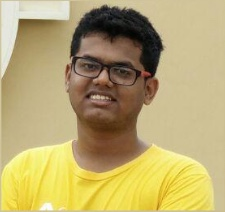
#> input picture pic.jpeg, 225 x 212 px, found by its file name
$ python noise.py
#> lines starting #> are read from the running program, lines starting #| are printed output that depends on the picture
import cv2
import numpy as np
from numpy.random import normal
from matplotlib import pyplot as plt

path = '/Users/RohanSaxena/Documents/projects/cv'
image = cv2.cvtColor(cv2.imread(path + '/pic.jpeg'), cv2.COLOR_BGR2RGB)

row = image[60, :, 0]
#> row = 225 values, max 233 at index 2, min 14 at index 152, mean 154.4

plt.subplot(2, 1, 1)
plt.plot(row)
plt.xlabel('Column')
plt.ylabel('Pixel')
plt.title('Original row')

noise = normal(scale=10, size=np.shape(row))

noisy_row = row + noise
#> noisy_row = 225 values, max 246.4 at index 3, min 4.84 at index 148, mean 155
plt.subplot(2, 1, 2)
plt.plot(noisy_row)
plt.xlabel('Column')
plt.ylabel('Pixel')
plt.title('Noisy row')

plt.tight_layout()
plt.show()
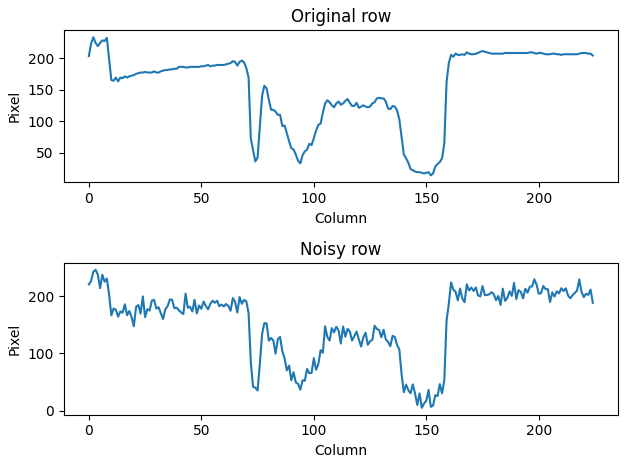
#> figure drawn by matplotlib, 2 panels; panel 1: curve peaks at x = 2, y = 233; panel 2: curve peaks at x = 3, y = 246.4

$ run again, with car1.png saved as pic.jpeg
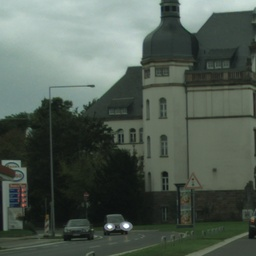
#> input picture car1.png, 256 x 256 px, found by its file name
#> row = 256 values, max 182 at index 132, min 22 at index 231, mean 110.2
#> noisy_row = 256 values, max 196.5 at index 127, min 10.76 at index 230, mean 110.6
#> `plt.show()`:
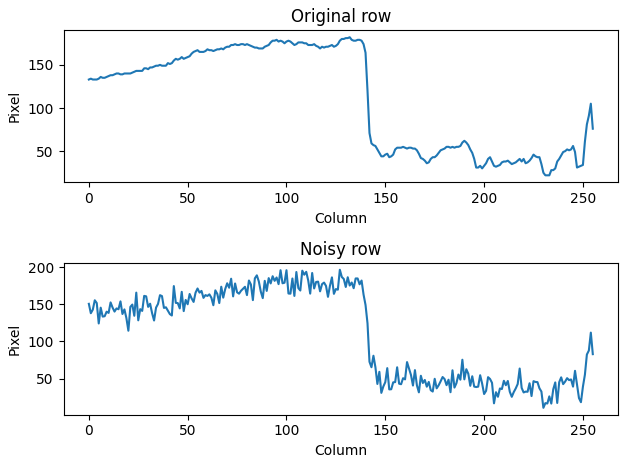
#> figure drawn by matplotlib, 2 panels; panel 1: curve peaks at x = 132, y = 182; panel 2: curve peaks at x = 127, y = 196.5
